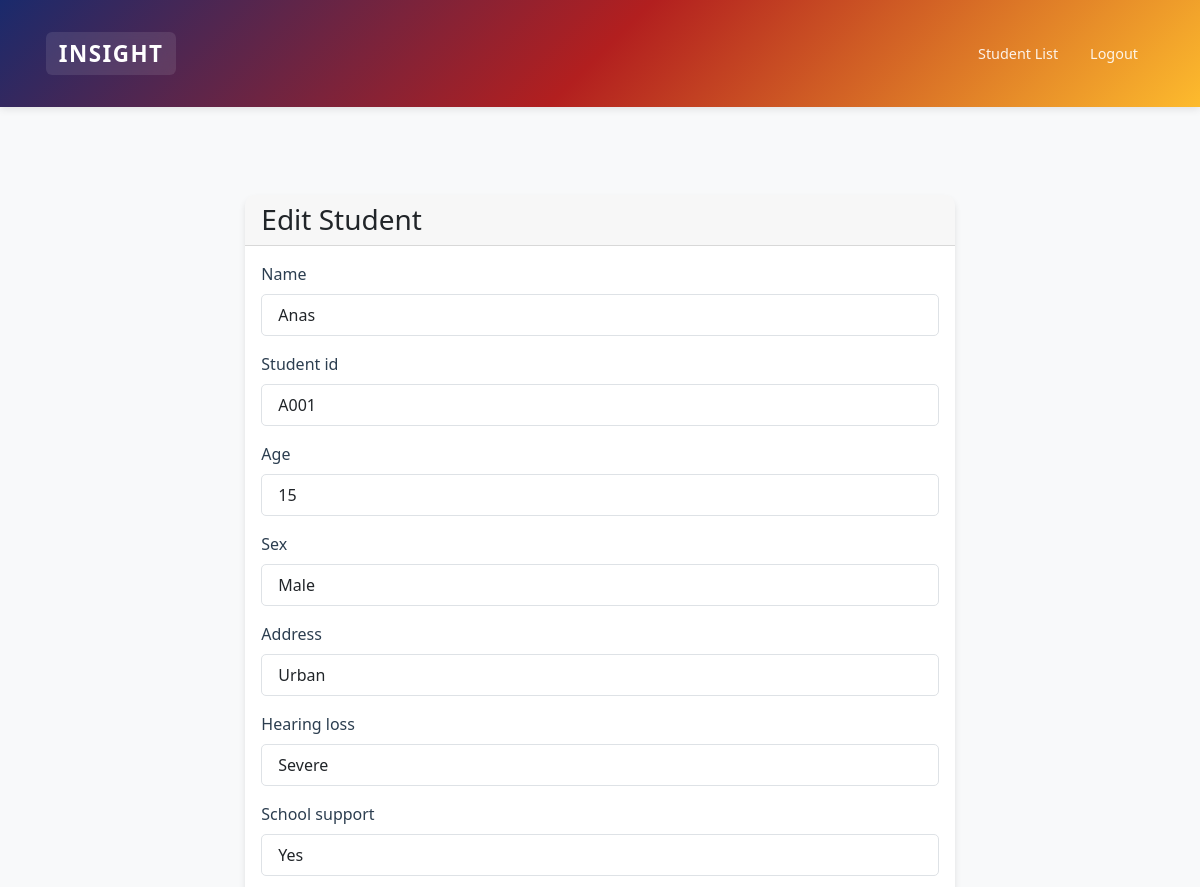
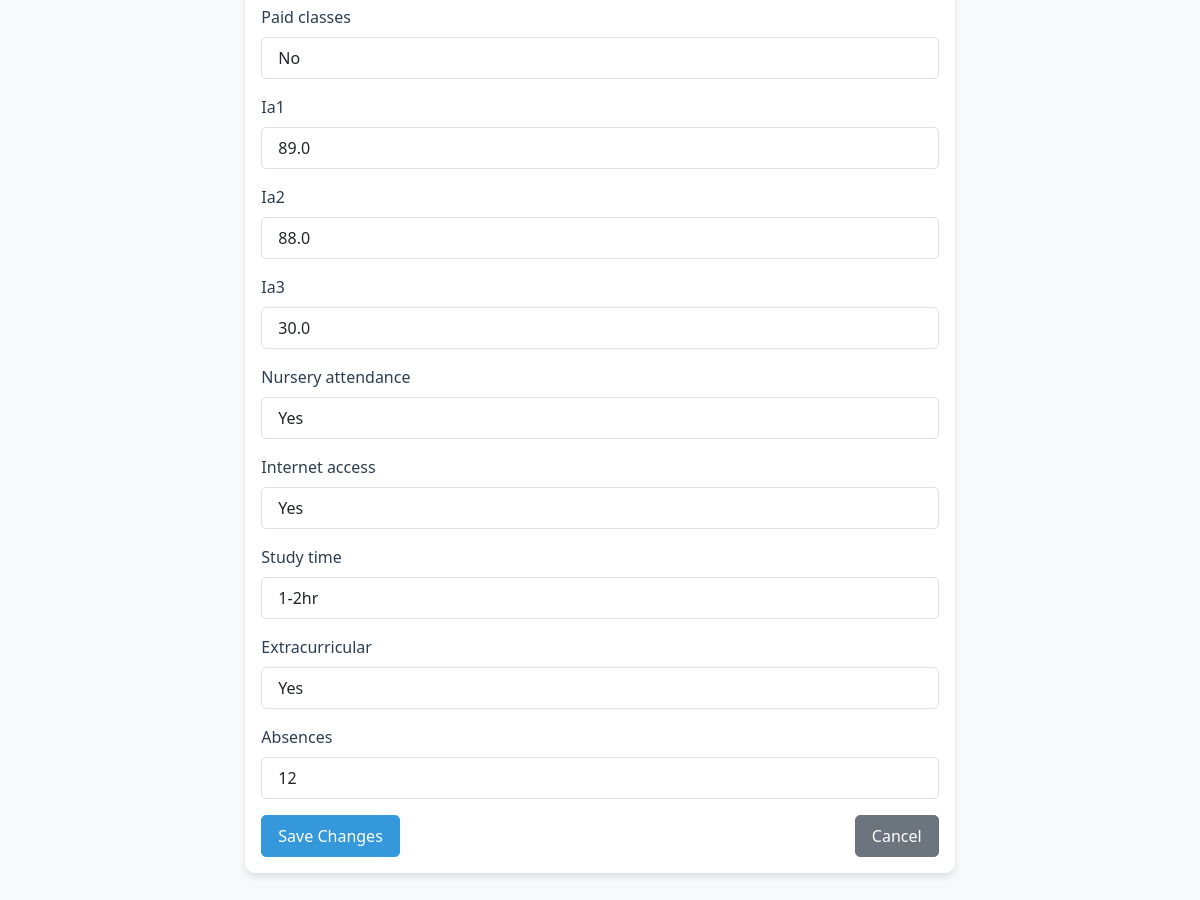
The page /students/1/edit/ (signed in) on the database its author committed (2 pictures, top to bottom).
### core/models.py (models this page shows, shortened)
class Student(models.Model):
    SEX_CHOICES = [
        ('Male', 'Male'),
        ('Female', 'Female'),
    ]
    ADDRESS_CHOICES = [
        ('Urban', 'Urban'),
        ('Rural', 'Rural'),
    ]
    HEARING_LOSS_CHOICES = [
        ('Severe', 'Severe'),
        ('Moderate', 'Moderate'),
        ('Mild', 'Mild'),
    ]
    STUDY_TIME_CHOICES = [
        ('<1hr', '<1hr'),
        ('1-2hr', '1-2hr'),
        ('2-5hr', '2-5hr'),
        ('>5hr', '>5hr'),
    ]
    YES_NO_CHOICES = [
        ('Yes', 'Yes'),
        ('No', 'No'),
    ]
    name = models.CharField(max_length=100)
    student_id = models.CharField(max_length=10, unique=True)
    age = models.IntegerField()
    sex = models.CharField(max_length=10, choices=SEX_CHOICES)
    address = models.CharField(max_length=10, choices=ADDRESS_CHOICES)
    hearing_loss = models.CharField(max_length=10, choices=HEARING_LOSS_CHOICES)
    school_support = models.CharField(max_length=3, choices=YES_NO_CHOICES)
    paid_classes = models.CharField(max_length=3, choices=YES_NO_CHOICES)
    ia1 = models.FloatField()
    ia2 = models.FloatField()
    ia3 = models.FloatField()
    nursery_attendance = models.CharField(max_length=3, choices=YES_NO_CHOICES)
    internet_access = models.CharField(max_length=3, choices=YES_NO_CHOICES)
    study_time = models.CharField(max_length=10, choices=STUDY_TIME_CHOICES)
    extracurricular = models.CharField(max_length=3, choices=YES_NO_CHOICES)
    absences = models.IntegerField()
    predicted_marks = models.FloatField(default=0)

### core/views.py (the view)
# urls.py: path('students/<int:pk>/edit/', views.edit_student, name='edit_student'),
@login_required
def edit_student(request, pk):
    student = get_object_or_404(Student, pk=pk)
    if request.method == 'POST':
        form = StudentForm(request.POST, instance=student)
        if form.is_valid():
            form.save()
            return redirect('student_list')
    else:
        form = StudentForm(instance=student)
    return render(request, 'core/edit_student.html', {'form': form, 'student': student})

### core/templates/core/edit_student.html (shortened to what this page needs)
{% extends 'core/base.html' %}
{% block content %}
<div class="container">
    <div class="row justify-content-center">
        <div class="col-md-8">
            <div class="card">
                <div class="card-header">
                    <h3 class="mb-0">Edit Student</h3>
                </div>
                <div class="card-body">
                    <form method="post">
                        {% for field in form %}
                        <div class="mb-3">
                            <label for="{{ field.id_for_label }}" class="form-label">{{ field.label }}</label>
                            {{ field }}
                        </div>
                        {% endfor %}
                        <div class="d-flex justify-content-between">
                            <button type="submit" class="btn btn-primary">Save Changes</button>
                            <a href="{% url 'student_list' %}" class="btn btn-secondary">Cancel</a>
                        </div>
                    </form>
                </div>
            </div>
        </div>
    </div>
</div>
{% endblock %}

### core/templates/core/base.html (style rules this page uses)
:root { --primary: #2c3e50; --secondary: #34495e; --accent: #3498db; --success: #2ecc71; --info: #3498db; --warning: #f1c40f; --danger: #e74c3c; --gradient-primary: linear-gradient(135deg, #1a2a6c, #b21f1f, #fdbb2d); --text-light: #ffffff; --text-dark: #2c3e50; --text-muted: rgba(255, 255, 255, 0.9); --bg-light: #f8f9fa; --bg-white: #ffffff; --bg-overlay: rgba(255, 255, 255, 0.1); --bg-overlay-hover: rgba(255, 255, 255, 0.2); --border-light: #dee2e6; --shadow-color: rgba(0, 0, 0, 0.1); --shadow-color-hover: rgba(0, 0, 0, 0.2); }
body { background-color: var(--bg-light); font-family: 'Segoe UI', Tahoma, Geneva, Verdana, sans-serif; }
.container { padding: 2rem 1rem; }
.card { border: none; border-radius: 10px; box-shadow: 0 4px 6px var(--shadow-color); transition: transform 0.3s ease, box-shadow 0.3s ease; }
.card-header { border-radius: 10px 10px 0 0 !important; font-weight: 600; }
.btn { border-radius: 5px; font-weight: 500; padding: 0.5rem 1rem; transition: all 0.3s ease; }
.form-control { border-radius: 5px; border: 1px solid var(--border-light); padding: 0.5rem 1rem; transition: all 0.3s ease; }
.form-label { font-weight: 500; color: var(--text-dark); }
.btn-primary { background-color: var(--accent); border-color: var(--accent); }

### rows shown on the page
Student: form "Anas" "A001" "15" "Male" "Urban" "Severe" "Yes" "No" "89.0" "88.0" "30.0" "Yes" "Yes" "1-2hr" "Yes" "12"

### other values the page prints
{{ field.label }} "Name" "Student id" "Age" "Sex" "Address" "Hearing loss" "School support" "Paid classes" "Ia1" "Ia2" "Ia3" "Nursery attendance" "Internet access" "Study time" "Extracurricular" "Absences"
